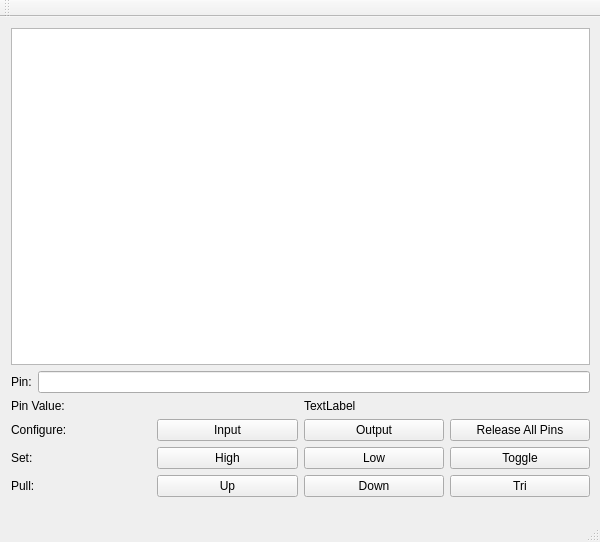
<?xml version="1.0" encoding="UTF-8"?>
<ui version="4.0">
 <class>MainWindowGPIO</class>
 <widget class="QMainWindow" name="MainWindowGPIO">
  <property name="geometry">
   <rect>
    <x>0</x>
    <y>0</y>
    <width>600</width>
    <height>542</height>
   </rect>
  </property>
  <property name="windowTitle">
   <string>MainWindowGPIO</string>
  </property>
  <widget class="QWidget" name="centralWidget">
   <widget class="QWidget" name="verticalLayoutWidget_2">
    <property name="geometry">
     <rect>
      <x>0</x>
      <y>0</y>
      <width>601</width>
      <height>491</height>
     </rect>
    </property>
    <layout class="QVBoxLayout" name="verticalLayout_2">
     <item>
      <widget class="QTextBrowser" name="statusTextBrowser"/>
     </item>
     <item>
      <layout class="QVBoxLayout" name="verticalLayout">
       <item>
        <layout class="QHBoxLayout" name="horizontalLayout_2">
         <item>
          <widget class="QLabel" name="label">
           <property name="text">
            <string>Pin:</string>
           </property>
          </widget>
         </item>
         <item>
          <widget class="QLineEdit" name="pinLineEdit"/>
         </item>
        </layout>
       </item>
       <item>
        <layout class="QHBoxLayout" name="horizontalLayout_3">
         <item>
          <widget class="QLabel" name="label_4">
           <property name="text">
            <string>Pin Value:</string>
           </property>
          </widget>
         </item>
         <item>
          <widget class="QLabel" name="readLabel">
           <property name="text">
            <string>TextLabel</string>
           </property>
          </widget>
         </item>
        </layout>
       </item>
       <item>
        <layout class="QHBoxLayout" name="horizontalLayout">
         <item>
          <widget class="QLabel" name="label_3">
           <property name="text">
            <string>Configure:</string>
           </property>
          </widget>
         </item>
         <item>
          <widget class="QPushButton" name="inputButton">
           <property name="text">
            <string>Input</string>
           </property>
          </widget>
         </item>
         <item>
          <widget class="QPushButton" name="outputButton">
           <property name="text">
            <string>Output</string>
           </property>
          </widget>
         </item>
         <item>
          <widget class="QPushButton" name="releaseAllPinsPushButton">
           <property name="text">
            <string>Release All Pins</string>
           </property>
          </widget>
         </item>
        </layout>
       </item>
       <item>
        <layout class="QHBoxLayout" name="horizontalLayout_5">
         <item>
          <widget class="QLabel" name="label_5">
           <property name="text">
            <string>Set:</string>
           </property>
          </widget>
         </item>
         <item>
          <widget class="QPushButton" name="highButton">
           <property name="text">
            <string>High</string>
           </property>
          </widget>
         </item>
         <item>
          <widget class="QPushButton" name="lowButton">
           <property name="text">
            <string>Low</string>
           </property>
          </widget>
         </item>
         <item>
          <widget class="QPushButton" name="toggleButton">
           <property name="text">
            <string>Toggle</string>
           </property>
          </widget>
         </item>
        </layout>
       </item>
       <item>
        <layout class="QHBoxLayout" name="horizontalLayout_4">
         <item>
          <widget class="QLabel" name="label_2">
           <property name="text">
            <string>Pull:</string>
           </property>
          </widget>
         </item>
         <item>
          <widget class="QPushButton" name="upButton">
           <property name="text">
            <string>Up</string>
           </property>
          </widget>
         </item>
         <item>
          <widget class="QPushButton" name="downButton">
           <property name="text">
            <string>Down</string>
           </property>
          </widget>
         </item>
         <item>
          <widget class="QPushButton" name="triButton">
           <property name="text">
            <string>Tri</string>
           </property>
          </widget>
         </item>
        </layout>
       </item>
      </layout>
     </item>
    </layout>
   </widget>
  </widget>
  <widget class="QMenuBar" name="menuBar">
   <property name="geometry">
    <rect>
     <x>0</x>
     <y>0</y>
     <width>600</width>
     <height>22</height>
    </rect>
   </property>
  </widget>
  <widget class="QToolBar" name="mainToolBar">
   <attribute name="toolBarArea">
    <enum>TopToolBarArea</enum>
   </attribute>
   <attribute name="toolBarBreak">
    <bool>false</bool>
   </attribute>
  </widget>
  <widget class="QStatusBar" name="statusBar"/>
 </widget>
 <layoutdefault spacing="6" margin="11"/>
 <resources/>
 <connections/>
</ui>
